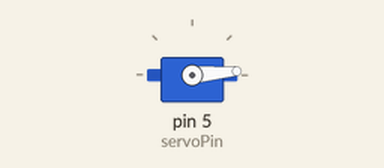
This sketch was run on a simulated Arduino Uno, built with avr-gcc and run on an emulated ATmega328P. On the bench: servo. What the sketch prints to the serial monitor is not drawn.

Above: at 0.1 s.
At 10.1 s:
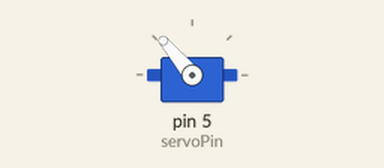
Timing chart, 0 to 11.6 s (numbered marks = the images above):
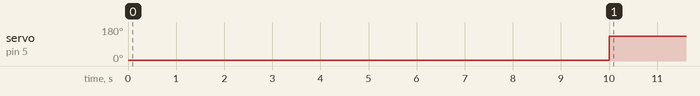

Measured:
- by itself, servo on pin 5 (servoPin): 5° → 130° at 10.0 s

The sketch:

spresense_servo_control.ino
```cpp
#include <Servo.h>

Servo myServo; // サーボモータのインスタンス
const int servoPin = 5; // サーボモータ制御用のピン (Spresense拡張ボードのピン)

void setup() {
  myServo.attach(servoPin, 500, 2400);

  // 初期角度設定
  myServo.write(5);

  Serial.begin(115200);
  Serial.println("Servo motor control started");

  delay(10000); // 10秒停止
}

void loop() {

  myServo.write(130); // 180度に設定
}
```
